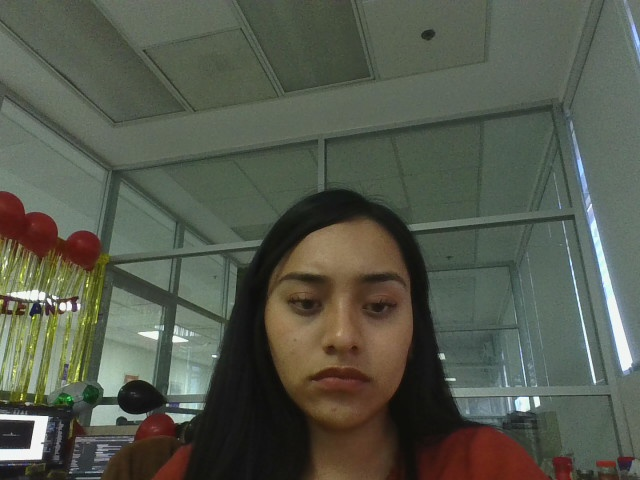
#> input picture 145_2.jpg, 640 x 480 px, found by its file name
$ python programa1.py
#> lines starting #> are read from the running program, lines starting #| are printed output that depends on the picture
import cv2
import numpy as np
import matplotlib.pyplot as plt

#leer imagen
imagen = cv2.imread("C:/Users/it-trainee/OneDrive - Nissha Co., Ltd/Escritorio/Practica2/145_2.jpg")
#> imagen is the input picture: shape (480, 640, 3); mean B, G, R 76.5, 89.3, 84.8
gris = cv2.cvtColor(imagen,cv2.COLOR_BGR2GRAY)
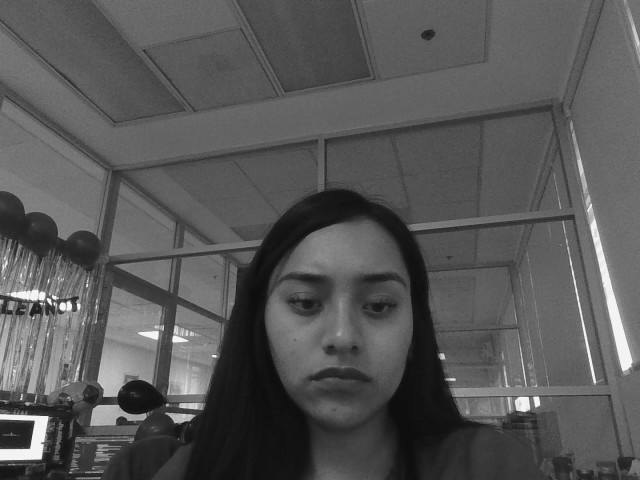
#> gris: shape (480, 640); min 10, max 252, mean 86.5
bordes = cv2.Canny(gris, 100, 200)
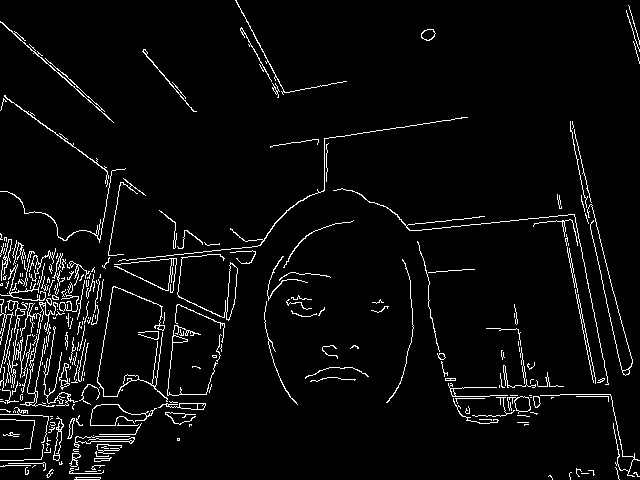
#> bordes: shape (480, 640); 4.2% white in thin lines or dots

#muestra imagen en una ventana
cv2.imshow('Imagen Original', imagen)
cv2.imshow('Imagen color gris', gris)
cv2.imshow('Imagen gris bordes', bordes)

#Espera hasta que el ususario presione una tecla
cv2.waitKey(0)

#Cierra todas las ventanas
cv2.destroyAllWindows()
